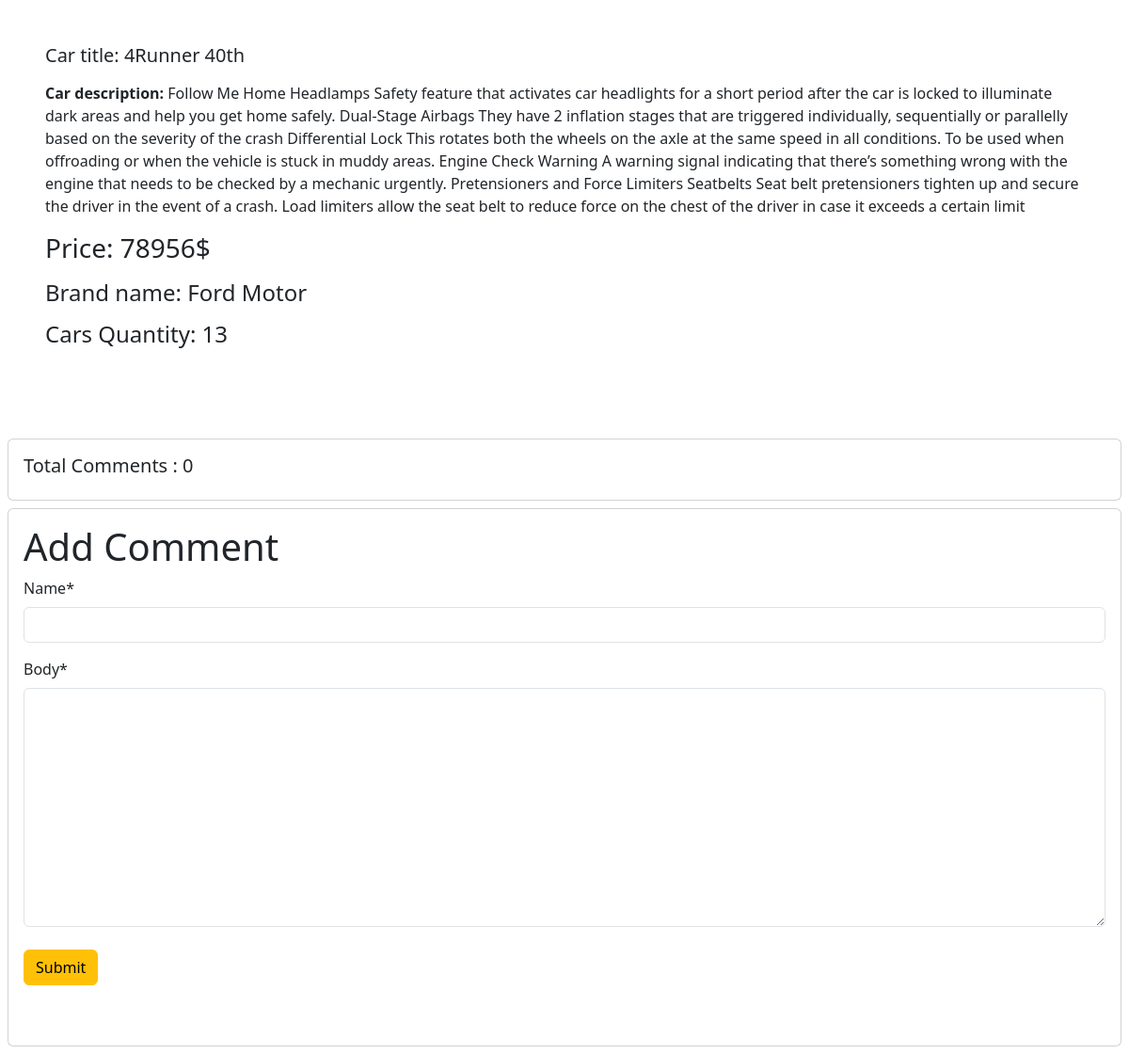
Before: /car/car_details/22 (lower part) with the older database file.
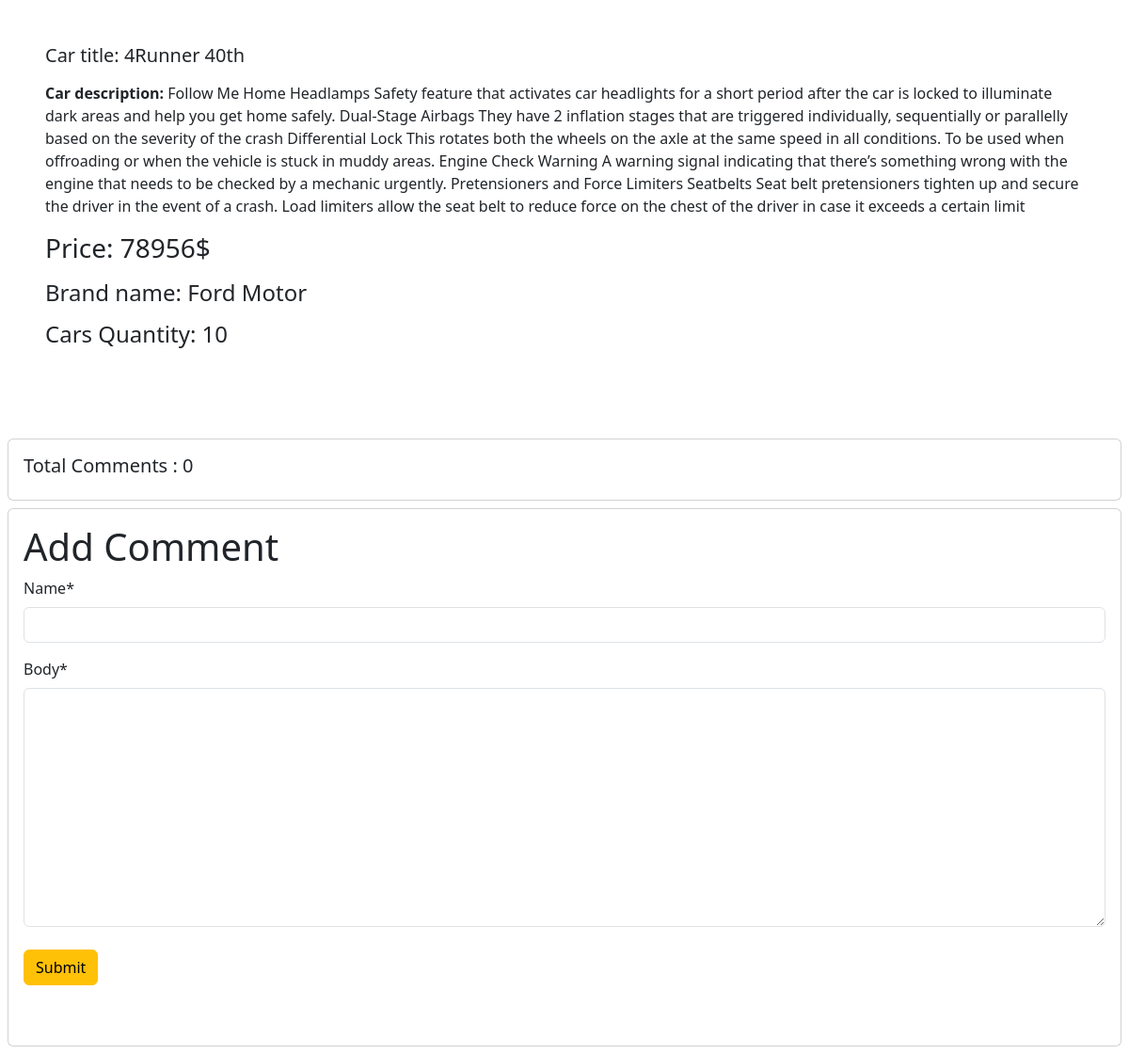
After: the same page with the newer database file.
### car/models.py (models this page shows)
class Car_Model(models.Model):
    file=models.ImageField(upload_to='uploads/')
    car_name=models.CharField(max_length=100)
    description=models.TextField()
    price=models.IntegerField()
    quantity=models.IntegerField(null=True,blank=True,)
    brand=models.ForeignKey(BrandModel,on_delete=models.CASCADE)
    def __str__(self):
        return self.car_name

### brand/models.py (models this page shows, shortened)
class BrandModel(models.Model):
    Brand_Name = models.CharField(max_length=100)
    slug=models.SlugField(max_length=100,unique=True)

### car/views.py (the view, shortened to what this page needs)
# urls.py: path("car_details/<int:id>", views.CarDetailsView.as_view(),name="car_details"),
class CarDetailsView(DetailView):
    model = Car_Model
    template_name = 'car_details.html'
    pk_url_kwarg = 'id'
    def get(self, request, *args, **kwargs):
        car_model_objects = Car_Model.objects.all()
        print(car_model_objects)
        return super().get(request, *args, **kwargs,)
    def get_context_data(self, **kwargs):
        context = super().get_context_data(**kwargs)
        car_model = self.get_object()
        comments = car_model.comments.all()
        data = Car_Model.objects.all()
        context['comments'] = comments
        context['comment_form'] = CommentForm()
        context['car'] = car_model
        context['data'] = data
        return context

### car/forms.py
class CommentForm(forms.ModelForm):
    class Meta:
        model = Comment
        fields = ['name', 'body']

### car/templates/car_details.html (shortened to what this page needs)
{% extends 'base.html' %}
{% load crispy_forms_tags %}
{% block content %}
<div class="col-12 mb-5">
    <div class="d-flex flex-wrap justify-content-center align-items-center gap-3">
    <div>
        <div class="card-body m-5">
            <h5 class="card-title mb-3">Car title: {{ car.car_name }}</h5>
            <p class="card-text mb-3"><b>Car description: </b>{{ car.description}}</p>
            <h3 class="mb-3">Price: {{ car.price }}$</h3>
            <h4 class="mb-3"> Brand name: {{ car.brand.Brand_Name }}</h4>
            <h4 class="mb-3"> Cars Quantity: {{ car.quantity}}</h4>
        </div>
    </div>
    </div>
</div>
<section>
    <div class="card m-2">
        <h5 class="p-3">Total Comments : {{ comments | length }}</h5>
    </div>
    <div class="card m-2 ">
        <div class="card-body mb-5">
            <form method="post">
                <h1>Add Comment</h1>
                {{ comment_form | crispy }}
                <button class="btn btn-warning mt-2">Submit</button>
            </form>
        </div>
    </div>
</section>
{% endblock %}

Changed rows visible on the page:
changed Car_Model "4Runner 40th": quantity "13" → "10"
